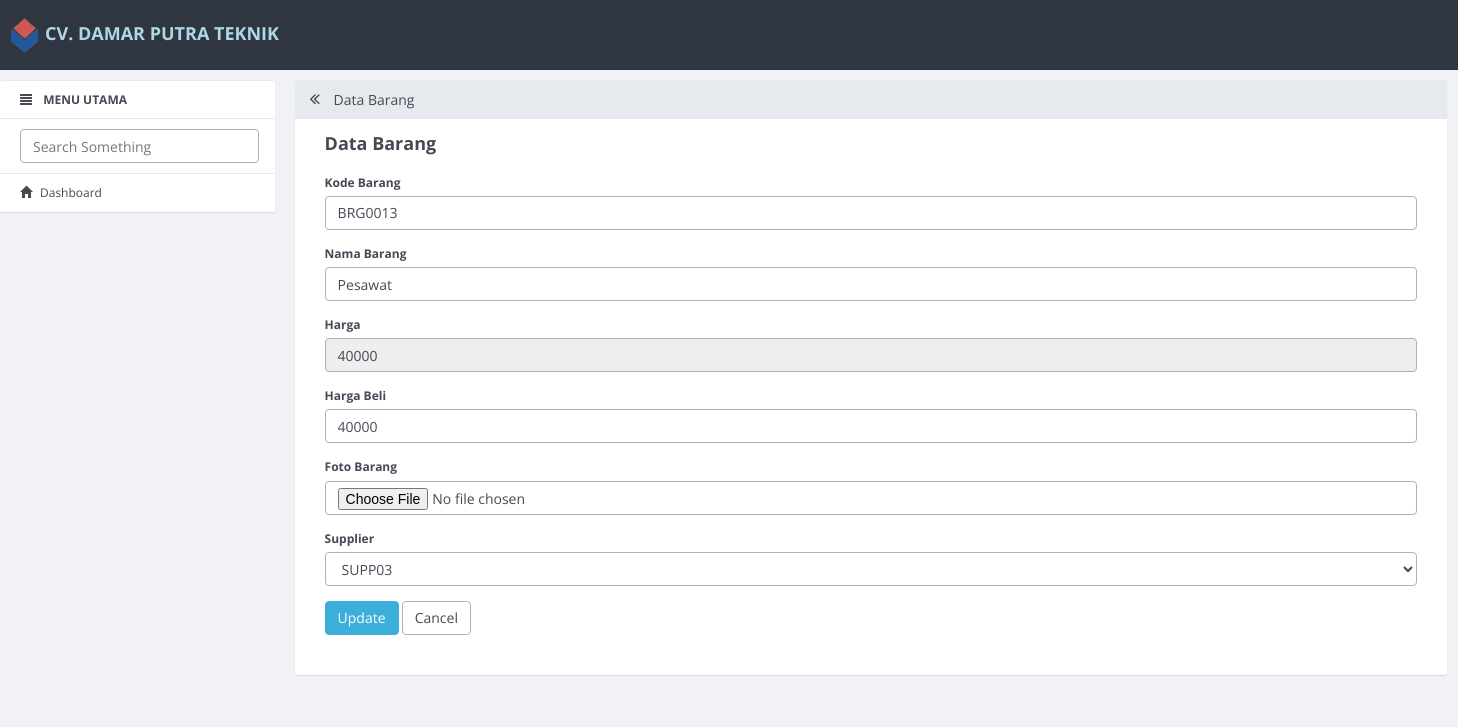
Screenshot of /barang_sup/update/13.html with the database file from the repository.
### tables this page shows
CREATE TABLE `barang` (
  `id_barang` int(11) NOT NULL,
  `kode_barang` varchar(10) DEFAULT NULL,
  `nama_barang` varchar(50) DEFAULT NULL,
  `harga` int(11) DEFAULT NULL,
  `harga_beli` int(11) DEFAULT NULL,
  `foto_barang` varchar(100) DEFAULT NULL,
  `id_jenis` int(11) DEFAULT NULL,
  `id_merk` int(11) DEFAULT NULL,
  `kode_supplier` varchar(10) DEFAULT NULL
);

### application/controllers/Barang_sup.php (called while the page is built, shortened)
<?php
class Barang_sup extends CI_Controller
{
    function __construct()
    {
        $this->load->model('Barang_model_sup');
        $this->load->model('No_urut');
        $this->load->library('form_validation');
    }
    public function update($id)
    {
        $row = $this->Barang_model_sup->get_by_id($id);
        if ($row) {
            $data = array(
                'button' => 'Update',
                'action' => site_url('barang_sup/update_action'),
		'id_barang' => set_value('id_barang', $row->id_barang),
		'kode_barang' => set_value('kode_barang', $row->kode_barang),
		'nama_barang' => set_value('nama_barang', $row->nama_barang),
		'harga' => set_value('harga', $row->harga),
        'harga_beli' => set_value('stok', $row->harga_beli),
        'id_jenis' => set_value('id_jenis', $row->id_jenis),
        'id_merk' => set_value('id_merk', $row->id_merk),
		'kode_supplier' => set_value('kode_supplier', $row->kode_supplier),
        'konten' => 'barang_sup/barang_form',
            'judul' => 'Data Barang',
	    );
            $this->load->view('v_index', $data);
        } else {
            $this->session->set_flashdata('message', 'Record Not Found');
            redirect(site_url('barang_sup'));
        }
    }
}

### index.php (called while the page is built, shortened)
<?php
require_once BASEPATH.'core/CodeIgniter.php';

### application/models/Barang_model_sup.php (called while the page is built, shortened)
<?php
class Barang_model_sup extends CI_Model
{
    public $table = 'barang';
    public $id = 'id_barang';
    function get_by_id($id)
    {
        $this->db->where($this->id, $id);
        return $this->db->get($this->table)->row();
    }
}

### application/views/barang_sup/barang_form.php (the view, shortened to what this page needs)
<form action="<?php echo $action; ?>" method="post" enctype="multipart/form-data">
        <div class="form-group">
            <label for="varchar">Kode Barang <?php echo form_error('kode_barang') ?></label>
            <input type="text" class="form-control" name="kode_barang" id="kode_barang" placeholder="Kode Barang" value="<?php echo $kode_barang; ?>" />
        </div>
        <div class="form-group">
            <label for="varchar">Nama Barang <?php echo form_error('nama_barang') ?></label>
            <input type="text" class="form-control" name="nama_barang" id="nama_barang" placeholder="Nama Barang" value="<?php echo $nama_barang; ?>" />
        </div>
        <div class="form-group">
            <label for="int">Harga <?php echo form_error('harga') ?></label>
            <input type="text" class="form-control" name="harga" id="harga" placeholder="Harga" value="<?php echo $harga; ?>" readonly/>
        </div>
         <div class="form-group">
            <label for="int">Harga Beli <?php echo form_error('harga_beli') ?></label>
            <input type="text" class="form-control" name="harga_beli" id="harga_beli" placeholder="Harga Beli" value="<?php echo $harga_beli; ?>" />
        </div>
        <div class="form-group">
            <label for="int">Foto Barang </label>
            <input type="file" class="form-control" name="foto_barang" />
        </div>
        <div class="form-group">
            <label for="int">Supplier </label>
            <select name="kode_supplier" class="form-control">
                <option value="<?php echo $kode_supplier ?>"><?php echo $kode_supplier ?></option>
            </select>
        </div>
        <button type="submit" class="btn btn-primary"><?php echo $button ?></button>
        <a href="<?php echo site_url('barang') ?>" class="btn btn-default">Cancel</a>
    </form>

### rows the page displays
barang: kode_barang "BRG0013", nama_barang "Pesawat", harga "40000", harga_beli "40000", kode_supplier "SUPP03"

### other values shown
$judul "Data Barang"
$button "Update"
